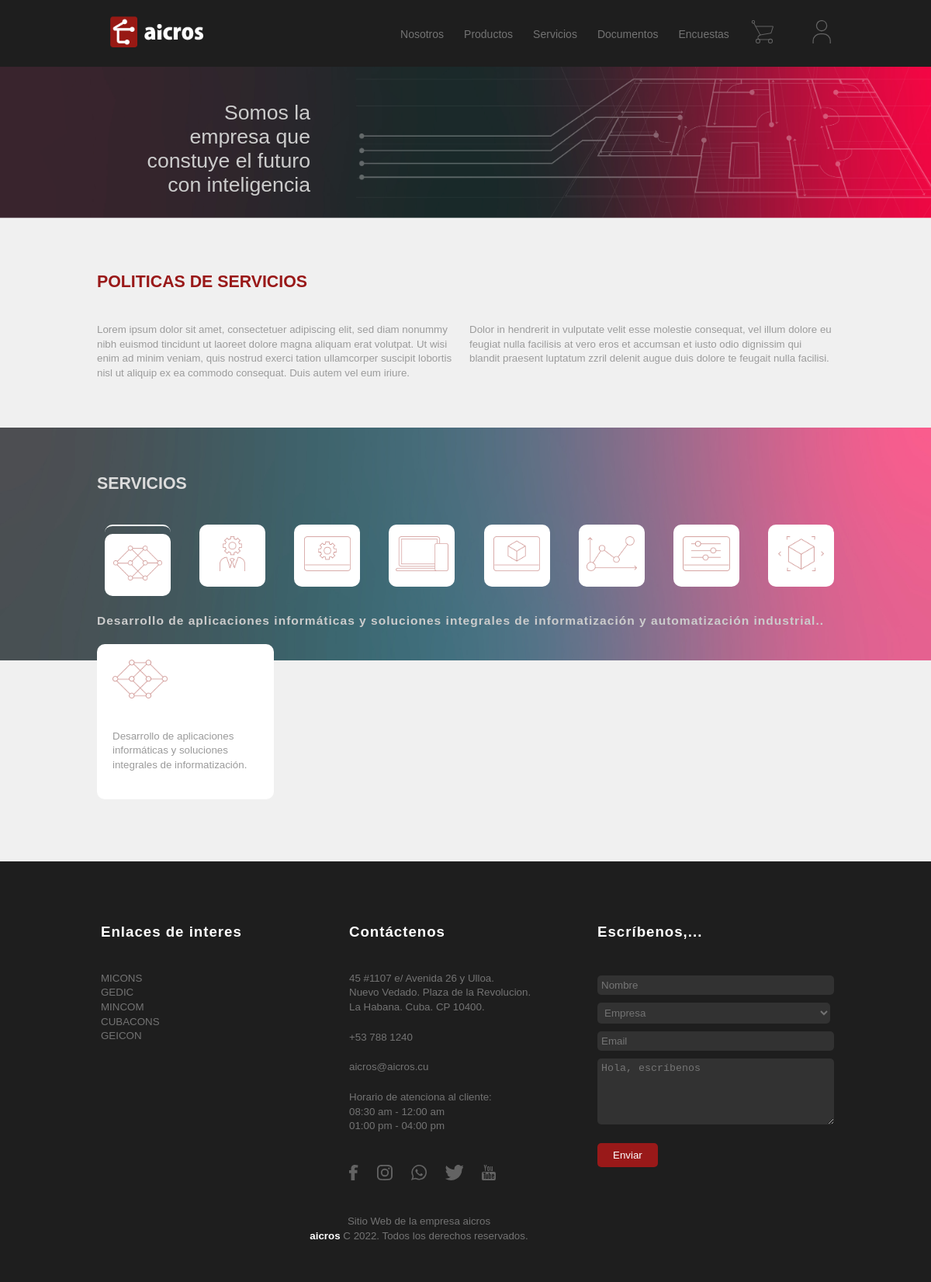
Screenshot of /Servicos/Categorias/1/ with the database file from the repository.
### aicrosWeb/models.py (models this page shows)
class a4Negocio(models.Model):
    Contenido   = models.TextField(max_length=5000)
    imagen      = models.ImageField(upload_to="Home/Negocios")
    class Meta:
        verbose_name        = '04Negocio'
        verbose_name_plural = '04Negocios'
    def __str__(self):
        return self.Contenido

### ai03Servicios/models.py (models this page shows)
class Servicios(models.Model):
    Servicio    = models.TextField(max_length=500)
    Iconos      = models.ImageField()
    Categoria   = models.ForeignKey( a4Negocio, on_delete=models.CASCADE )
    class Meta:
        verbose_name = '01Servicio'
        verbose_name_plural = '01Servicios'
    def __str__(self):
        return self.Servicio

### ai03Servicios/views.py (the view)
# urls.py: path('Categorias/<int:categoria_id>/',Categoria_view,name='Categoria')
def Categoria_view( request , categoria_id ):
    print(categoria_id,'categoria ID')
    categoria           = a4Negocio.objects.get(id = categoria_id)
    categoria_completa  = a4Negocio.objects.all()
    servicios           = models.Servicios.objects.filter( Categoria = categoria )
    enviaste_un_email(request)
    ctx = {
        'categorias'    : categoria_completa,
        'servicios'     : servicios,
        'categoria_id'  : categoria,
        }
    return render(request,"Servicios/Categoria.html",ctx)

### aicrosWeb/views.py (called while the page is built)
def enviaste_un_email(request):
    if request.method == "POST":
        asunto          = request.POST['Nombre'] +'('+ request.POST['Personalidad'] +')'
        contenido       = request.POST['Contenido'] + ' ' + request.POST['Correo']
        remitente       = request.POST['Correo']
        destinatario    = settings.EMAIL_HOST_USER
        send_mail( asunto, contenido, remitente, [ destinatario ], fail_silently = False )

### ai03Servicios/Templates/Servicios/Categoria.html
{% extends "Home/base.html" %}
{% load static %}
{% block content %}
<div class="nuevaSeccion">
    <section id="bannerServicios" class="bannerclass">
        <h1>Somos la <br> empresa que <br> constuye el futuro <br> con inteligencia</h1>
    </section>
    <div class="SeccionesGenerales">
        <section class="seccionInicial">
            <header> <h2>Politicas de servicios</h2></header>
            <div>
                <p>
                    Lorem ipsum dolor sit amet, consectetuer adipiscing elit, sed diam nonummy nibh euismod tincidunt ut laoreet dolore magna aliquam erat volutpat. Ut wisi enim ad minim veniam, quis nostrud exerci tation ullamcorper suscipit lobortis nisl ut aliquip ex ea commodo consequat. Duis autem vel eum iriure.
                </p>
                <p>
                    Dolor in hendrerit in vulputate velit esse molestie consequat, vel illum dolore eu feugiat nulla facilisis at vero eros et accumsan et iusto odio dignissim qui blandit praesent luptatum zzril delenit augue duis dolore te feugait nulla facilisi.
                </p>
            </div>
        </section>
    </div>
    <div class="backgraondline"></div>
    <div class="SeccionesGenerales SegundoBloque">
        <div class="textoBackground">
            <header class="blanco"><h2>Servicios</h2></header>
            <div id="Servicos_Categorias">
                {% for i in categorias %}
                    {% if i.id == categoria_id.id %}
                        <div id="Categoria_seleccionada" >
                        <article style="margin-left: 0">
                            <a href="{% url 'Servicios' %}">
                                <img src="{{i.imagen.url}}" alt="icono">
                            </a>
                        </article>
                    </div>
                    {% else %}
                        <article id="Desactivada_Categoria" >
                            <a href="{% url 'Categoria' i.id %}">
                                <img src="{{i.imagen.url}}" alt="icono" style="">
                            </a>
                        </article>
                    {% endif %}
                {% endfor %}
            </div>
            <h3 id="Servicos_Categorias_h3">
                <small>{{categoria_id}}</small>
            </h3>
        </div>
        <div id="Servicioscard" class="card ">
            {% for i in servicios %}
                <article>
                    <img src="{{i.Iconos.url}}" alt="icono">
                    <p>
                        {{i}}
                    </p>
                </article>
            {% endfor %}
        </div>
    </div>
</div>
{% endblock %}

### aicrosWeb/Static/Media/Archivos/Estilo.css (style rules this page uses)
* { margin: 0px; padding: 0px; transition: 0.5s; }
h1 { font: 100 20pt 'Helvetica', sans-serif; }
h2 { font: 900 16pt 'Kozuka', sans-serif; text-transform: uppercase; }
h3 { font: 900 14pt 'Kosuka', sans-serif ; letter-spacing: 1px; }
p { font: 300 10pt/1.4 'Arial', sans-serif; color: rgb(155, 155, 155); }
a { text-decoration: none; }
body { position: relative; top: 70px; }
.card { display: flex; justify-content: start; overflow-x: hidden; overflow-y: hidden; overflow: hidden; cursor:all-scroll; }
.card article { gap: 20px; background-color: white; border-radius: 10px; min-width: 220px; min-height: 200px; max-height: 250px; margin-right: 10px; display: grid; grid-template-rows: 1fr 1fr; pointer-events: none; }
.card p { padding: 0px 20px 10px; }
.card img { height: 50px; padding: 20px 0px 0px 20px; }
body { background-color: rgb(240, 240, 240); }

### aicrosWeb/Static/Media/Archivos/EstiloResto.css (style rules this page uses)
.bannerclass { clear: both; background-size: 100%; background-repeat: no-repeat; background-position: center bottom; color: rgb(204, 204, 204); height: 201px; width: 100%; }
.bannerclass h1 { background-size: 1300px; background-repeat: no-repeat; background-position: center top; height: 200px; padding: 50px 0px 0px; text-align: right; display: grid; grid-template-columns: 1fr 1fr 1fr; grid-template-rows: 1fr 1fr ; }
#bannerServicios { background-image:url("/static/Media/Componentes 27-9-22/Banner/Propuesta de Diseño-180.jpg" ); }
#bannerServicios h1 { background-image:url("/static/Media/Componentes 27-9-22/Banner/Propuesta de Diseño-45.jpg" ); }
.nuevaSeccion { display: flex; flex-direction: column; align-items: center; padding-top: 10px; }
.SeccionesGenerales { clear: both; margin: 70px 20px 0px 20px; max-width: 950px; }
.SeccionesGenerales h2 { color: rgb(153, 25, 25); margin-bottom: 40px; }
.SeccionesGenerales section { padding-bottom: 100px ; }
.SegundoBloque { margin-top: -240px; }
.seccionInicial div { display: grid; grid-template-columns: 1fr 1fr; gap: 10px; margin-top: 30px; }
.blanco h2 { color: rgb(220,220,220); }
.backgraondline { height: 300px; width: 100%; margin-top: -40px; background-image: url("/static//Media/Componentes 27-9-22/Banner/Propuesta de Diseño-49.jpg"); background-size: 100% 100%; }
#Servicioscard { display: grid; grid-template-columns: 1fr 1fr 1fr 1fr; gap: 0px; margin-top: 0px; margin-bottom: 50px; }
#Servicioscard article { margin-bottom: 30px; min-width: 221px; }
#Servicos_Categorias { display: flex; justify-content: space-between; position:static ; border-radius: 10px; margin-bottom: 20px; cursor: all-scroll; overflow-x: hidden; overflow-y: hidden; }
#Servicos_Categorias img { cursor: all-scroll; }
#Categoria_seleccionada { border-top: 2px solid white; border-radius: 10px; padding: 10px 0 0; margin-left: 10px; }
#Servicos_Categorias_h3 { color: rgb(204, 204, 204); padding-bottom: 20px; }
#Servicos_Categorias article { background-color: white; height: 80px; width : 85px; min-width : 85px; border-radius: 10px; display: flex; flex-direction: column; align-items: center; margin-left: 10px; }
#Servicos_Categorias img { height: 45px; margin-top: 15px; }

### rows the page displays
a4Negocio: imagen (picture), Contenido "Desarrollo de aplicaciones informáticas y soluciones integrales de informatización y automatización industrial.."
a4Negocio: imagen (picture)
a4Negocio: imagen (picture)
a4Negocio: imagen (picture)
a4Negocio: imagen (picture)
a4Negocio: imagen (picture)
a4Negocio: imagen (picture)
a4Negocio: imagen (picture)
Servicios: Iconos (picture), Servicio "Desarrollo de aplicaciones informáticas y soluciones integrales de informatización."
